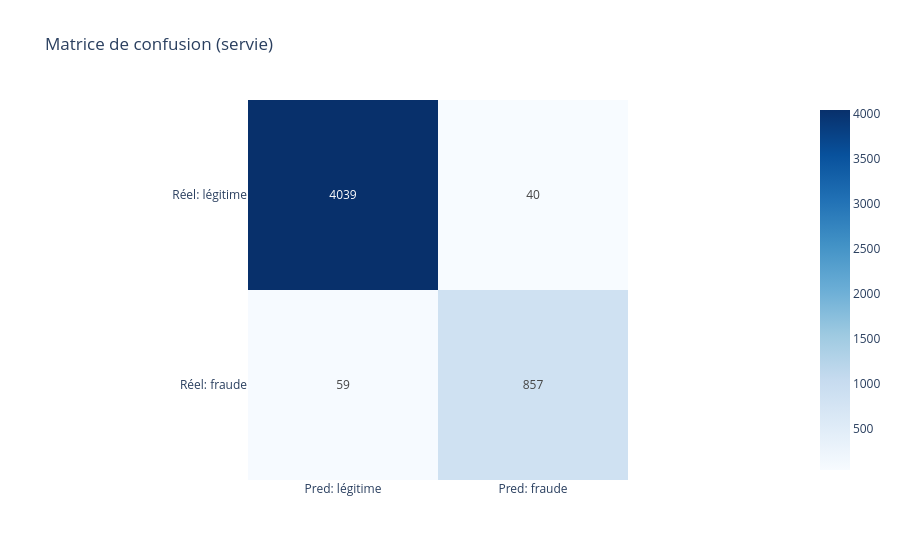
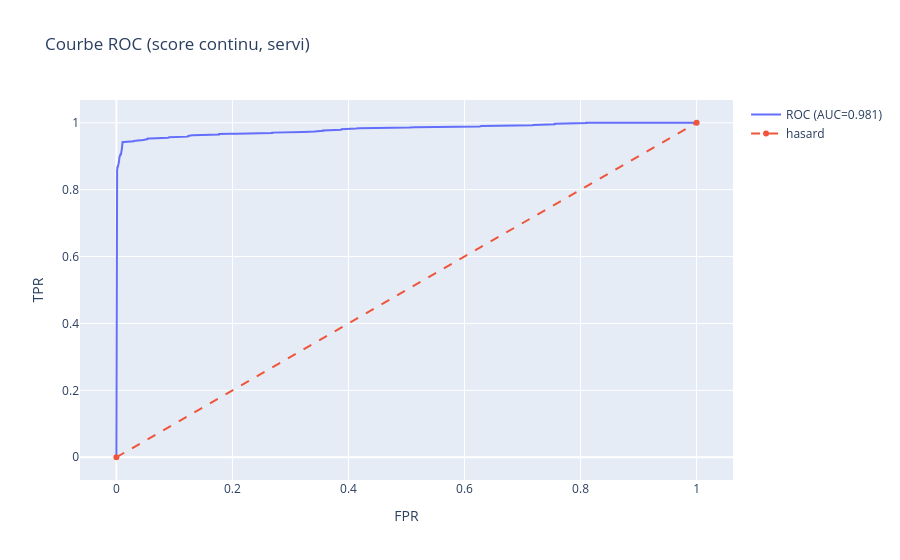
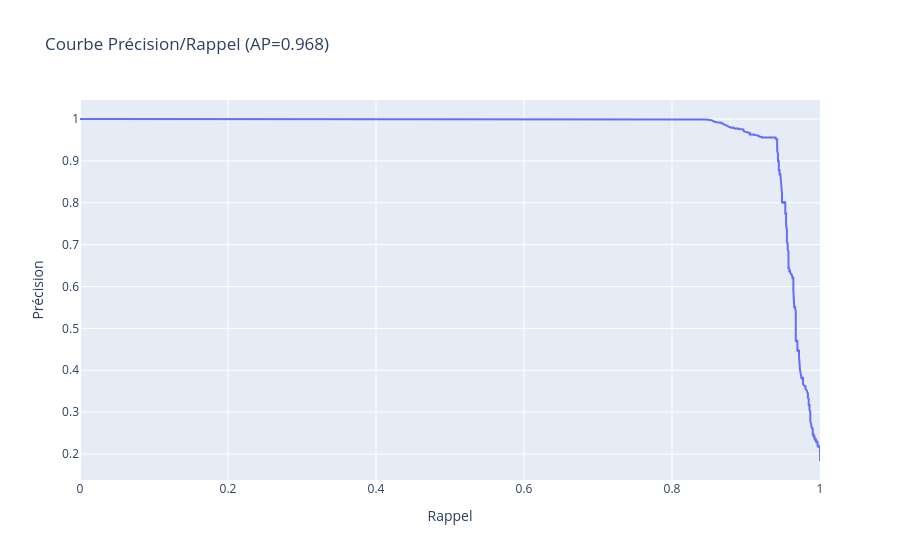

Notebook code cell kept with these figures, in order:
### Code cell
# Matrice de confusion + courbes ROC/PR sur un échantillon avec le score
# continu (pas juste la décision binaire >= 0.85) pour juger la calibration
# du modèle au-delà du seuil opérationnel.
sample = pg_query('''
    SELECT fraud_score, (metadata->>'is_fraud_pattern')::boolean AS y_true
    FROM transactions
    WHERE created_at > %s AND fraud_score IS NOT NULL
''', (current_window_start,))

if len(sample) > 20 and sample["y_true"].nunique() == 2:
    y_true = sample["y_true"].astype(int)
    y_pred = (sample["fraud_score"] >= 0.85).astype(int)

    cm = confusion_matrix(y_true, y_pred)
    fig = px.imshow(cm, text_auto=True, x=["Pred: légitime", "Pred: fraude"],
                     y=["Réel: légitime", "Réel: fraude"], title="Matrice de confusion (servie)",
                     color_continuous_scale="Blues")
    fig.show()
    print(classification_report(y_true, y_pred, target_names=["légitime", "fraude"]))

    fpr, tpr, _ = roc_curve(y_true, sample["fraud_score"])
    auc = roc_auc_score(y_true, sample["fraud_score"])
    prec, rec, _ = precision_recall_curve(y_true, sample["fraud_score"])
    ap = average_precision_score(y_true, sample["fraud_score"])

    fig = go.Figure()
    fig.add_trace(go.Scatter(x=fpr, y=tpr, name=f"ROC (AUC={auc:.3f})"))
    fig.add_trace(go.Scatter(x=[0, 1], y=[0, 1], line=dict(dash="dash"), name="hasard"))
    fig.update_layout(title="Courbe ROC (score continu, servi)", xaxis_title="FPR", yaxis_title="TPR")
    fig.show()

    fig = px.line(x=rec, y=prec, title=f"Courbe Précision/Rappel (AP={ap:.3f})",
                   labels={"x": "Rappel", "y": "Précision"})
    fig.show()
else:
    print("[SKIP] Échantillon trop petit ou classe unique sur cette fenêtre pour les courbes ROC/PR.")

### Figure 1 — Plotly figure (JSON) as saved in the notebook; plotly's stock layout.template omitted (floating-point values rounded to 4 significant figures)
{"data": [{"coloraxis": "coloraxis", "hovertemplate": "x: %{x}<br>y: %{y}<br>color: %{z}<extra></extra>", "name": "0", "texttemplate": "%{z}", "type": "heatmap", "x": ["Pred: légitime", "Pred: fraude"], "xaxis": "x", "y": ["Réel: légitime", "Réel: fraude"], "yaxis": "y", "z": [[4039, 40], [59, 857]]}], "layout": {"coloraxis": {"colorscale": [[0.0, "rgb(247,251,255)"], [0.125, "rgb(222,235,247)"], [0.25, "rgb(198,219,239)"], [0.375, "rgb(158,202,225)"], [0.5, "rgb(107,174,214)"], [0.625, "rgb(66,146,198)"], [0.75, "rgb(33,113,181)"], [0.875, "rgb(8,81,156)"], [1.0, "rgb(8,48,107)"]]}, "title": {"text": "Matrice de confusion (servie)"}, "xaxis": {"anchor": "y", "constrain": "domain", "domain": [0.0, 1.0], "scaleanchor": "y"}, "yaxis": {"anchor": "x", "autorange": "reversed", "constrain": "domain", "domain": [0.0, 1.0]}}}

### Figure 2 — Plotly figure (JSON) as saved in the notebook; plotly's stock layout.template omitted (floating-point values rounded to 4 significant figures; data arrays with more than 128 entries replaced by an {"elided": "..."} marker saying what was removed)
{"data": [{"name": "ROC (AUC=0.981)", "type": "scatter", "x": {"elided": "571 float values"}, "y": {"elided": "571 float values"}}, {"line": {"dash": "dash"}, "name": "hasard", "type": "scatter", "x": [0, 1], "y": [0, 1]}], "layout": {"title": {"text": "Courbe ROC (score continu, servi)"}, "xaxis": {"title": {"text": "FPR"}}, "yaxis": {"title": {"text": "TPR"}}}}

### Figure 3 — Plotly figure (JSON) as saved in the notebook; plotly's stock layout.template omitted (floating-point values rounded to 4 significant figures; data arrays with more than 128 entries replaced by an {"elided": "..."} marker saying what was removed)
{"data": [{"hovertemplate": "Rappel=%{x}<br>Précision=%{y}<extra></extra>", "legendgroup": "", "line": {"color": "#636efa", "dash": "solid"}, "marker": {"symbol": "circle"}, "mode": "lines", "name": "", "orientation": "v", "showlegend": false, "type": "scatter", "x": {"elided": "688 float values"}, "xaxis": "x", "y": {"elided": "688 float values"}, "yaxis": "y"}], "layout": {"legend": {"tracegroupgap": 0}, "title": {"text": "Courbe Précision/Rappel (AP=0.968)"}, "xaxis": {"anchor": "y", "domain": [0.0, 1.0], "title": {"text": "Rappel"}}, "yaxis": {"anchor": "x", "domain": [0.0, 1.0], "title": {"text": "Précision"}}}}
